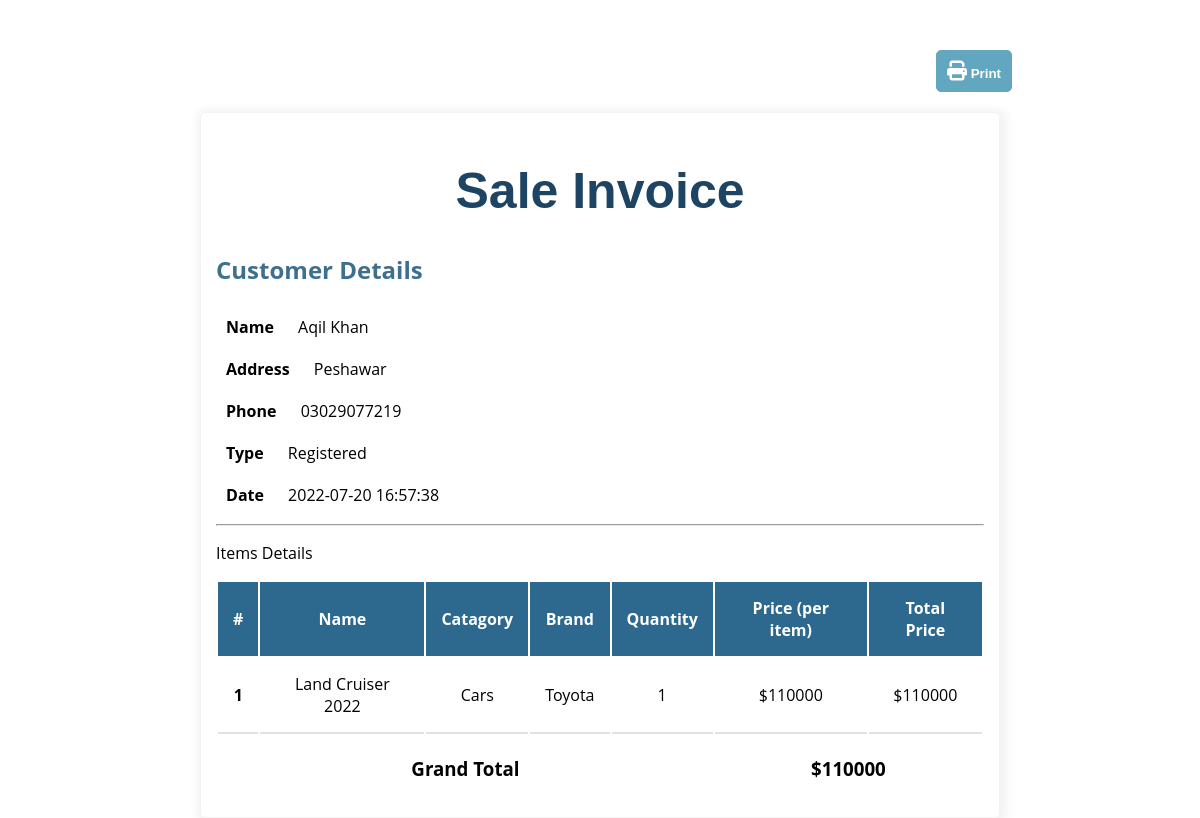
The page /vehicle_store/admin/order_details.php?id=8 (signed in) on the database its author committed.
### tables this page shows
CREATE TABLE `order_customer` (
  `id` int(20) NOT NULL,
  `first_name` varchar(255) NOT NULL,
  `last_name` varchar(255) NOT NULL,
  `email` varchar(255) NOT NULL,
  `phone` varchar(255) NOT NULL,
  `address` varchar(2000) NOT NULL,
  `date` varchar(255) NOT NULL,
  `type` varchar(255) NOT NULL
);

CREATE TABLE `orders` (
  `id` int(20) NOT NULL,
  `sale_id` int(20) NOT NULL,
  `name` varchar(255) NOT NULL,
  `quantity` varchar(255) NOT NULL,
  `catagory` varchar(255) NOT NULL,
  `brand` varchar(255) NOT NULL,
  `price` varchar(255) NOT NULL
);

### vehicle_store/admin/database.php (called while the page is built, shortened)
<?php
class Database
{
	private $db_host = "localhost";
	private $db_root = "root";
	private $db_password = "";
	private $db_name = "vehicle_store";
	private $conn = false;
	private $result = array();
	public function __construct()
	{
		if (!$this->conn) {
			$this->mysqli = new mysqli($this->db_host, $this->db_root, $this->db_password, $this->db_name);
			$this->conn = true;
		} else {
			return true;
		}
	}
	public function sql_select($sql)
	{
		$query = $this->mysqli->query($sql);
		if ($query) {
			$this->result = $query->fetch_all(MYSQLI_ASSOC);
			return true;
		} else {
			array_push($this->result, "An error occured");
			return false;
		}
	}
	public function getResult()
	{
		$message = $this->result;
		$this->result = array();
		return $message;
	}
}

### vehicle_store/admin/order_details.php (the view, shortened to what this page needs)
<?php
include "database.php";
$select_orders = new Database();
$select_cust = new Database();
if (isset($_GET['id'])) {
	$cust_id = $_GET['id'];
}
$sql = "SELECT * FROM orders WHERE sale_id='$cust_id'";
$select_orders->sql_select($sql);
$sql = "SELECT * FROM order_customer WHERE id='$cust_id'";
$select_cust->sql_select($sql);
?>
<!DOCTYPE html>
<html lang="en">
<head>
	<link rel="stylesheet" href="https://cdnjs.cloudflare.com/ajax/libs/font-awesome/6.1.1/css/all.min.css"
 />
	<link rel="stylesheet" href="style.css">
</head>
<body>
	<button class="print-button" onclick="window.print()"><i class="fa-solid fa-print"></i> <b>Print</b></button>
	<div class="row sale">
		<div id="printdiv" class="col-8">
			<h1 class="sale_details_h1">Sale Invoice</h1>
			<div class="customer">
				<h2 class="cust_details_h1">Customer Details</h2>
				<?php
				foreach ($select_cust->getResult() as $values) {
				?>
				<div class="cust_detail">
					<p><b>Name</b></p>
					<p class="dynmc"><?php echo $values['first_name'] . " " . $values['last_name'] ?></p>
				</div>
				<div class="cust_detail">
					<p><b>Address</b></p>
					<p class="dynmc"><?php echo $values['address'] ?></p>
				</div>
				<div class="cust_detail">
					<p><b>Phone</b></p>
					<p class="dynmc"><?php echo $values['phone'] ?></p>
				</div>
				<div class="cust_detail">
					<p><b>Type</b></p>
					<p class="dynmc"><?php echo $values['type'] ?></p>
				</div>
				<div class="cust_detail">
					<p><b>Date</b></p>
					<p class="dynmc"><?php echo $values['date'] ?></p>
				</div>
			</div>
			<?php } ?>
			<hr>
			<div class="item_details">
				<p>Items Details</p>
				<table id="table1">
					<thead>
						<tr>
							<th>#</th>
							<th>Name</th>
							<th>Catagory</th>
							<th>Brand</th>
							<th>Quantity</th>
							<th>Price (per item)</th>
							<th>Total Price</th>
						</tr>
					</thead>
					<tbody>
						<?php
					$grand_total = 0;
					$sr = 1;
					foreach ($select_orders->getResult() as $value) {
					?>
						<tr>
							<td><b><?php echo $sr ?></b></td>
							<td><?php echo $value['name'] ?></td>
							<td><?php echo $value['catagory'] ?></td>
							<td><?php echo $value['brand'] ?></td>
							<td><?php echo $value['quantity'] ?></td>
							<td>$<?php echo $value['price'] ?></td>
							<td>$<?php echo $total = (int)($value['quantity']) * (int)($value['price']) ?></td>
						</tr>
						<?php
						$sr++;
						$grand_total = $grand_total + $total;
					}
					?>
						<tr>
							<th colspan="5">
								<h3>Grand Total</h3>
							</th>
							<th colspan="2">
								<h3 class="text-start">$<?php echo $grand_total ?></h3>
							</th>
						</tr>
					</tbody>
				</table>
			</div>
		</div>
	</div>
</body>
</html>

### vehicle_store/admin/style.css (style rules this page uses)
* { box-sizing: border-box; }
body { margin: 0; padding: 0; box-sizing: border-box; background-color: rgb(255, 255, 255); font-family: 'Open Sans', sans-serif; }
@media only screen and (min-width:1200px) { .row::after { content: ""; clear: both; display: table; } }
@media only screen and (min-width:1200px) { [class*="col-"] { float: left; padding: 15px; } }
@media only screen and (min-width:1200px) { .col-8 { width: 66.66%; } }
@media only screen and (min-width:1200px) { #table1 { width: 100%; background-color: #ffffff; text-align: center; margin: auto; overflow-x: scroll; } }
@media only screen and (min-width:1200px) { #table1 thead { background-color: rgb(45, 104, 143); color: white; } }
@media only screen and (min-width:1200px) { td { border-bottom: 2px solid #e3e1e1; padding: 15px; } }
@media only screen and (min-width:1200px) { #table1 tr { border: 2px solid black; border-radius: 5px; } }
@media only screen and (min-width:1200px) { #table1 thead th { padding: 15px; } }
@media only screen and (min-width:1200px) { i { font-size: 20px; } }
@media only screen and (min-width:1200px) { .sale { display: flex; justify-content: center; } }
@media only screen and (min-width:1200px) { .sale .col-8 { border: 1px solid rgb(243, 243, 243); border-radius: 5px; margin-top: 20px; box-shadow: 2px 2px 10px 5px rgb(243, 243, 243); } }
@media only screen and (min-width:1200px) { .sale .cust_detail { padding: 10px; max-width: 400px; } }
@media only screen and (min-width:1200px) { .sale .cust_detail p { display: inline; } }
@media only screen and (min-width:1200px) { .dynmc { text-align: right; padding-left: 20px; text-align: right; } }
@media only screen and (min-width:1200px) { .sale .sale_details_h1 { text-align: center; font-size: 50px; font-family: 'Gill Sans', 'Gill Sans MT', Calibri, 'Trebuchet MS', sans-serif; color: rgb(30, 68, 99); } }
@media only screen and (min-width:1200px) { .sale .cust_details_h1 { color: #3f6f8f; } }
@media only screen and (min-width:1200px) { .print-button { background-color: rgb(99, 166, 192); color: rgb(255, 255, 255); border: 1px solid rgb(99, 166, 192); border-radius: 5px; margin-left: 78%; margin-top: 50px; padding: 10px; cursor: pointer; } }

### rows shown on the page
order_customer: first_name "Aqil", last_name "Khan", address "Peshawar", phone "03029077219", type "Registered", date "2022-07-20 16:57:38"
orders: name "Land Cruiser 2022", catagory "Cars", brand "Toyota", quantity "1", price "110000", $total=(int)($value['quantity'])*(int)($value['price']) "110000"

### other values the page prints
$grand_total "110000"
